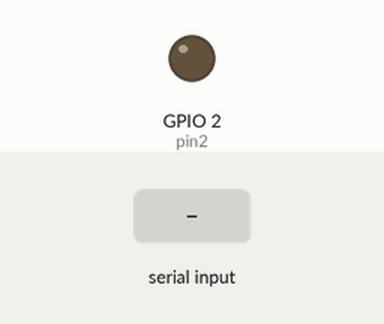
Bench run of a sketch on a simulated ESP32. Shown: output pins drawn as LEDs (lit = HIGH). The inputs (shaded band) are chosen by the test bench.

Above: at 1.2 s.
1.3 s: "90,45\n" received over Serial
At 2.1 s:
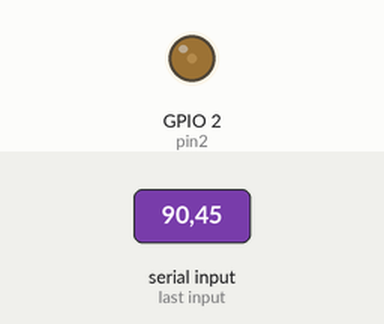
3.8 s: "30,150\n" received over Serial
At 4.6 s:
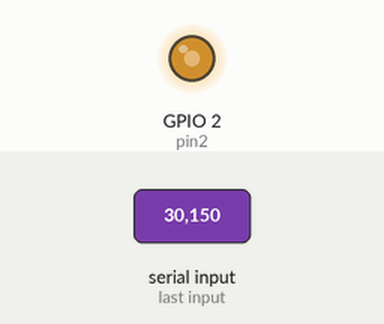
6.3 s: "200\n" received over Serial
At 7.1 s:
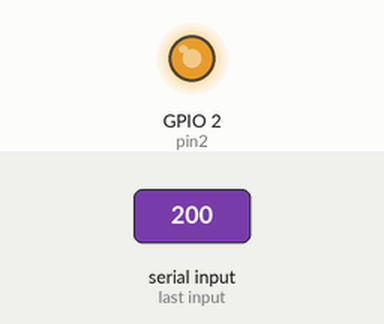
Timing chart, 0 to 9.3 s (numbered marks = the images above; inputs shaded):
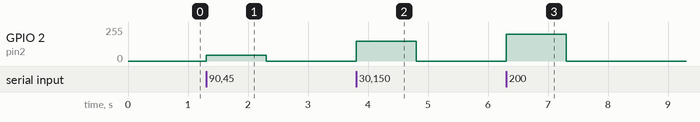

The sketch:

dimmer_esp32.ino
```cpp
const int pin2 = 2; //GPIO 2
const int frec = 5000; //PWM frequency
const int res = 8; //8 bit resolution, values between 0 and 255

void setup() {
  ledcAttach(pin2, frec, res);
  Serial.begin(9600); //initiate serial communication at 9600 bits per second (baud)
}

void loop() {
  if (Serial.available() > 0) //verify availability of serial communication
  {
    int ciclo = Serial.parseInt(); //read a the value sent from the console (between 0 and 255)

    if (ciclo >= 0 && ciclo <= 255) //verify that the value is between 0 and 255
    {
      analogWrite(pin2, ciclo); //adjust LED brightness (cycle)
    }
  }
}
```

Measured:
- after the input at 1.3 s, GPIO 2 (pin2): 0/255 → 45/255 at once, → 0/255 1.0 s later
- after the input at 3.8 s, GPIO 2 (pin2): 0/255 → 150/255 at once, → 0/255 1.0 s later
- after the input at 6.3 s, GPIO 2 (pin2): 0/255 → 200/255 at once, → 0/255 1.0 s later
